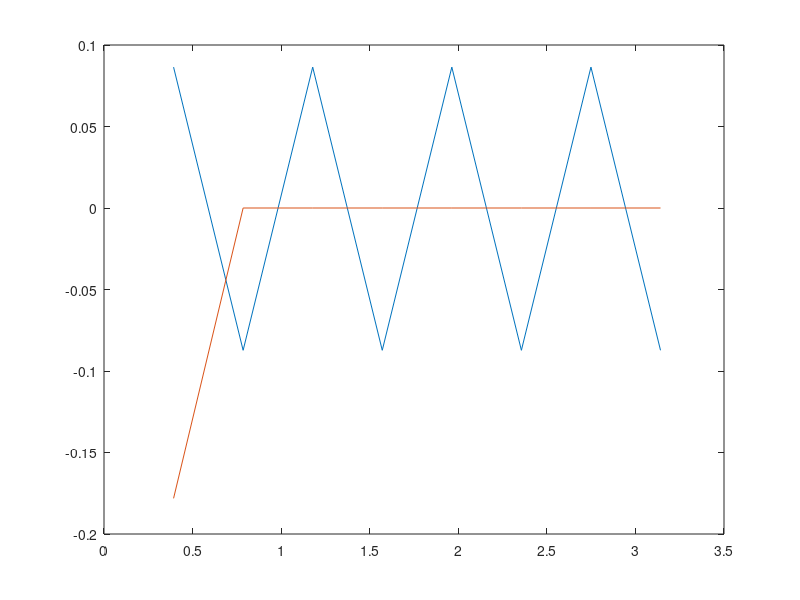

Recreate this plot in MATLAB. (Note: this script raises an error after producing the figure.)

%Fir filter using app, Optimal appraoch, for designing filter
% needed for various use in communication to have impact least on phase, and
% mantin phase linearity and contiuity.
% Instead of window appraoch , park mclellan optimal appraoch given same
% specifucation with less filter computataion, make filter operation
% fast.
% This appraoch will give best and lleast coeffient.
% Instead langrange interpolation, need to check other
% Objective is to for given specification for any filter design , how many
% Coeffient are needed to make accurate sharp filter
% For 100Mhz band , ?? Per CC componenet carrier which has max 100mhz
% if want 400mhz, 4 cc will be used to support.
%
%Ideal freq response, log mag of H(w)
% H(w0) = 20log10(1+delp)
% H(w1) = 20log10(1)=0;  1st mimima
% H(w2) = 0
% H(W3) = 0
% H(wp) = 20log(1-delp);
% H(ws) = 20log(dels);
% H(w4) = 0;
% H(w5) = 0;
% H(w6) = 0;
% H(w=pi) = 20log(-dels);
%
%     [ L  wp  ws  delp  dels  fiterCoeff[1:L]]
%M=
%

close all;
clear all;

% z=w1+jw2, complex freq eigen function,
% Creating filter:
%del1=     20log10(0.01)= -2*20=-40db
%del2 =    20log10(0.001)= -60db
samplingRate=20e6; % 2pi, fs/2 <=>pi,
%wp =   % fs/2<=>pi ==   w=2pi*f  , fs , w= 2*pi*fs/2=pi*fs , say f= fs/3
%SIGH  is unit pi/T,
 %2*pi*f
N=13;
wp=0.4*pi;  % f= 2000, fs , wp = 2*pi*(f/fs), normalizd.  fs=f===>2pi.

%  |H(jw)|  < (1+-.01), IN Linear domain..  w<wp.
ws=0.5*pi;

%----Wp
%--------Wo(cut off)
%----------Ws;
N =8
%Filter specification
w=[];
Ww=[];
Dw=[];
w0= (wp + ws)/2;

if (mod(N,2)==0)
  L=N/2 + 2;
else
L = ((N-1)/2) +2; % 2 , 6 roots , where polynomila show sign changes
end
% 0----------------------- wp----ws-------------------pi
%-z------------- -z----------
%-w0--z---w1--z---w2--z----wp----point of mxima and minim, sign altenation at wk
%---------z----------------z-
%                             z

%                                 z        z
%---------------------------------ws--w5---w6----pi--------------------------------
%                                     z          z

%Consider these extrmal frew, with equriripple say
% L roots, resolution for ripple width= pi/6
%
delp=0.01
dels=0.0001;
K=delp/dels;
Wp=1/K;
Ws=1;

%L=  32;
w = [1:L+2]'*(pi/(L+2));
W = Wp*(w<=wp) + Ws*(w>=ws); %Weight
D = 1*(w<=w0);
shift=0;
k=1:L+2
resPi = pi/(L+2);
nextFreqSet = resPi/L;
wk = [resPi .*k'];
xk = [cos(wk)];
xi = [cos(wk)];
Max=1
% K=delp/dels
% W = 1/K for  0<w < wp
% W = 1  for   w>ws to pi
%Iterative approach to compute freq response based on optimal and lagrange
%inuterpolation as used by Mcclellan INSTEAD of chebyshev approximation.s
% We can try?
for iteration=0:Max

    %using trignomtericl polynomail interpolation instead of solvin linear eqtion
    % to comput   P(w) = a(k)*cos(kw) k=0 to L+1  k=0 where w=0 and k=L+!, w=pi
    % E(w) = W(w)(H(w)-P(w)), max error at any point in freq resonse
    % Max E(w) = delp  , dels in stop band in linear range delp=0.01, dels=0.001
    % at any point E(w)
    %     L+2
    %bk = PROD( 1/(xk-xi)
    %     i
    % x = cos(wk)
    % compue P(w)  ??
    %Compute Mdel

    % E(W) = W(w)(H(w) - P(w), if for these set of all freq
    % E(w) <= Mdel, then optimal solution is found..
    for i=1:L+2
      p=1;
      for j=1:L+2
         if i ~=j
           %xk, are cosne basis vector.
           b = 1/(xk(i)-xi(j))
           p = p*b;
         end
       end
       b(i)=p;
    end
    % K=delp/dels
    % W = 1/K for  0<w < wp
    % W = 1  for   w>ws to pi

    %Desired, Maxima points where sign vary
    %  H(w=0) = 20*log10(1+delp)
    %  H(w=1) = 20*log10(1-delp)
    %  H(W=2) = 20*log10(1+delp)
    MaxDelp = 20*log10(1+delp);
    MinDelp = 20*log10(1-delp);

    %desired
    %repmat(A, n, m): Replicates the entire array \(A\) to create an \(n\times m\) grid of that array.
    H= repmat([MaxDelp MinDelp],1, 4);
    % plot([1:length(H)],H)
    bk=[b];
    %Matrix Inner Product	num = bk' * H;
    num    = sum(H .*bk) %1 to L+2; maxima +
    weight = b./ W';
    %sign = [-1 1 -1 1]
    sign = repmat([-1 1],1, 4);
    denm = weight .*sign;
    denom1 = sum(weight .*sign)

    Mdel = num / denom1;
    %Logic: It scales each weight bk by the distance of its corresponding extremal
    % frequency from the final extremal point xk(end).
    %This is a standard normalization step in the barycentric interpolation formula to ensure numerical stability.
    %Fix: Ensure both are the same
    %orientation: dk = bk(:) .* (xk(:)' - xk(end)); (this forces both to be compatible).
    dk= bk .* [xk' - xk(end)];
    ck = H - denm*Mdel;

    %finally estimating t=he p(w)...Langrange interpolation at any x.
    % w =  as any point in  0<w <pi
    %Use the linspace function to generate exactly 8 points, starting at 0 and ending at \(\pi \)
    %w = rand([0 pi], 1, L+2);
    % 0 : pi/7 : pi
    w = linspace(0, pi, 8);

    %dk1 = dk./w-xk
    %num = ck.*dk1;
    %estimated
    %pw = sum(num)/sum(dk1);

    %these lines perform the barycentric evaluation of
    %the frequency response across a dense grid to find new extremal frequencies
    %dk1 = dk./w-xk
    %Ensure w is a column and xk is a row to create a matrix of distances
    dist = w - xk';
    dk1  = dk(:)' ./ dist;

    %num = ck.*dk1;
    %dk1 = dk(:)' ./ dist;
    %pw = (dk1 * ck(:)) ./ sum(dk1, 2);
    pw = (dk1 .*ck) ./ sum(dk1, 2);

    figure;
    plot(wk, H);
    hold on;

    plot(wk, pw);

    hold off;


    %estimated
    %pw = sum(num)/sum(dk1);
    %if status < L+2, it means not staified
     %for all w P(w) < Mdel
    %Status = sum(sign(pw(:)-Mdel) )

    %Move to next set of freq where maxima could be found.
    %if (Status)
    %  wnk = nexFreqSet + wk';
    %  wk = [wnk]
    %end

    Desired=[H];
    Weighting=[weight];

    % Calculate the error function across the dense grid
    Error = Weighting .* (Desired - pw);

    % Find indices where the error function has local maxima/minima
    % This replaces the 'Status' logic to ensure we find L+2 points
    [~, locs] = findpeaks(abs(Error));

    % Check if we have found enough extremal points
    Status = length(locs);

    if Status >= (L + 2)
        % Update the extremal frequencies with the new peak locations
        % Sort them to maintain the required ascending order
        wk = sort(w_grid(locs(1:L+2)));
    else
        % If not enough peaks found, adjust the grid or step size
        wnk = nextFreqSet + wk';
        wk = sort(wnk);
    end

     xk = [cos(wk)];
     xi = [cos(wk)];

end

%Check the resonse for given L, other wise increase L ,
% Make sure what is best L

